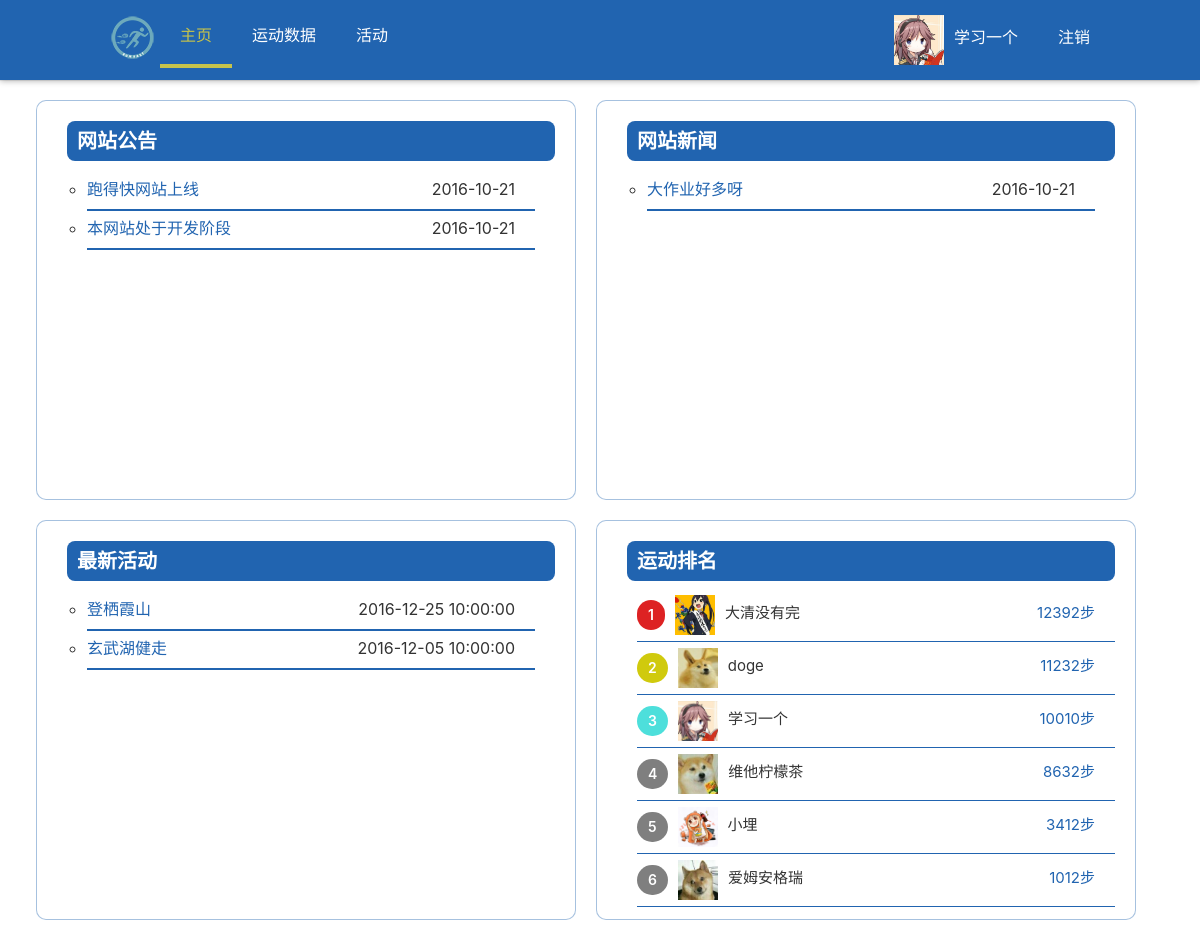
The app's page /index.php (signed in) with its own data.
### tables this page shows
CREATE TABLE user (
   id integer primary key autoincrement,
   username char(20) not null unique,
   password char(50) not null,
   face varchar(200) not null,
   description text,
   level int not null,
   experience int not null,
   gender char(5),
   location char(50),
   birthday date,
   isManager boolean not null
);

### view/utilityView/bannerView.php (called while the page is built, shortened)
<?php
class BannerView extends View {
    private static $banner;
    private $selected;
    private $face;
    private $name;
    private $id;
    private function __construct()
    {
        $this->id = $_SESSION["id"];
        $this->name = $_SESSION["name"];
        $this->face = $_SESSION["face"];
    }
    static function getBanner(){
        if (is_null(BannerView::$banner)){
            BannerView::$banner = new BannerView();
        }
        return BannerView::$banner;
    }
    public function getSelected(){
        return $this->selected;
    }
    public function getFace()
    {
        return $this->face;
    }
    public function getName()
    {
        return $this->name;
    }
    public function getId()
    {
        return $this->id;
    }
    public function setSelected(string $selected)
    {
        $this->selected = $selected;
    }
}

### dataAccess/dataAccess.php (called while the page is built, shortened)
<?php
class DataAccess {
    private $sqlite;
    private function __construct(){
        $this->sqlite = new SQLite3(dirname(__FILE__)."/../runfast.db");
    }
    function executeSelect($sql){
        $result = $this->sqlite->query($sql);
        return $result;
    }
}

### model/indexModel/indexModel.php (called while the page is built, shortened)
<?php
class IndexModel extends Model {
    function initialize(){
        $xml = new DOMDocument();
        $xml->load(dirname(__FILE__)."/../../data/index.xml");
        $result = $this->getNews();
        for ($i=0;$row = $result->fetchArray(SQLITE3_ASSOC);$i++){
            $xml->getElementsByTagName("newsList")[0]->appendChild($xml->createElement("news",""));
            $xml->getElementsByTagName("news")[$i]->appendChild($xml->createElement("title",$row["title"]));
            $xml->getElementsByTagName("news")[$i]->appendChild($xml->createElement("time",$row["time"]));
        }
        $result = $this->getAnnouncements();
        for ($i=0;$row = $result->fetchArray(SQLITE3_ASSOC);$i++){
            $xml->getElementsByTagName("announcementList")[0]->appendChild($xml->createElement("announcement",""));
            $xml->getElementsByTagName("announcement")[$i]->appendChild($xml->createElement("title",$row["title"]));
            $xml->getElementsByTagName("announcement")[$i]->appendChild($xml->createElement("time",$row["time"]));
        }
        $result = $this->getActivities();
        for ($i=0;$row = $result->fetchArray(SQLITE3_ASSOC);$i++){
            $xml->getElementsByTagName("activityList")[0]->appendChild($xml->createElement("activity",""));
            $xml->getElementsByTagName("activity")[$i]->appendChild($xml->createElement("id",$row["id"]));
            $xml->getElementsByTagName("activity")[$i]->appendChild($xml->createElement("title",$row["name"]));
            $xml->getElementsByTagName("activity")[$i]->appendChild($xml->createElement("time",$row["startDate"]));
        }
        $result = $this->getRank();
        for ($i=0;$row = $result->fetchArray(SQLITE3_ASSOC);$i++){
            $xml->getElementsByTagName("rank")[0]->appendChild($xml->createElement("person",""));
            $xml->getElementsByTagName("person")[$i]->appendChild($xml->createElement("face",$row["face"]));
            $xml->getElementsByTagName("person")[$i]->appendChild($xml->createElement("userId",$row["id"]));
            $xml->getElementsByTagName("person")[$i]->appendChild($xml->createElement("username",$row["username"]));
            $xml->getElementsByTagName("person")[$i]->appendChild($xml->createElement("num",$row["data"]));
        }
        return simplexml_import_dom($xml);
    }
    private function getNews(){
        return $result = $this->dataAccess->executeSelect("SELECT * FROM `index` WHERE type='news' ORDER BY time DESC LIMIT 5");
    }
    private function getAnnouncements(){
        return $result = $this->dataAccess->executeSelect("SELECT * FROM `index` WHERE type='announcement' ORDER BY time DESC LIMIT 5");
    }
    private function getActivities(){
        return $result = $this->dataAccess->executeSelect("SELECT * FROM activity ORDER BY startDate DESC LIMIT 5");
    }
    private function getRank(){
        return $result = $this->dataAccess->executeSelect("SELECT DISTINCT id,username,face,data FROM user,exercise WHERE id=userId AND
          type='walkNum' AND date='".date("Y-m-d").
            "' ORDER BY data DESC LIMIT 6");
    }
}

### controller/indexController/indexController.php (called while the page is built, shortened)
<?php
require_once (dirname(__FILE__)."/../../model/indexModel/indexModel.php");
class IndexController extends Controller {
    function __construct(){
        $this->model = new IndexModel();
    }
    function initialize(){
        return $this->model->initialize();
    }
}

### view/indexView/indexView.php (called while the page is built, shortened)
<?php
class IndexView extends View {
    private $news;
    private $announcements;
    private $activities;
    private $rank;
    public function getActivities()
    {
        return $this->activities;
    }
    public function getAnnouncements()
    {
        return $this->announcements;
    }
    public function getNews()
    {
        return $this->news;
    }
    public function getRank()
    {
        return $this->rank;
    }
    public function setActivities($activities)
    {
        $this->activities = $activities;
    }
    public function setAnnouncements($announcements)
    {
        $this->announcements = $announcements;
    }
    public function setNews($news)
    {
        $this->news = $news;
    }
    public function setRank($rank)
    {
        $this->rank = $rank;
    }
}

### view/utilityView/banner.php (the view, shortened to what this page needs)
<?php
require_once ("bannerView.php");
$bannerView = BannerView::getBanner();
?>
<!DOCTYPE html>
<html lang="en">
<body>
<link rel="stylesheet" type="text/css" href="/../../assets/css/common.css">
<header class="header" role="banner">
    <div class="container">
        <img class="head-logo" src="/../../image/run_icon-50x50.png">
        <div class="head-menu">
            <nav class="head-nav">
                <a class="nav-item <?php if($bannerView->getSelected() == "index.php"){echo "nav-selected";}  ?>" href="/index.php">主页</a>
                <a class="nav-item <?php if($bannerView->getSelected() == "exercise.php"){echo "nav-selected";}  ?>" href="/exercise.php">运动数据</a>
                <a class="nav-item <?php if($bannerView->getSelected() == "activity.php"){echo "nav-selected";}  ?>" href="/activity.php">活动</a>
            </nav>
            <div  class="personal-info-header">
                <div class="common-column">
                    <a href="/personal.php/personal/<?php echo $bannerView->getId() ?>">
                        <div class="info-btn">
                            <img class="face-img" src="<?php echo $bannerView->getFace()?>" alt="<?php echo $bannerView->getName()?>" width="50px" height="50px">
                            <p class="column"><?php echo $bannerView->getName()?></p>
                        </div>
                    </a>
                </div>
                <a class="common-column logout" href="/index.php/logout">注销</a>
            </div>
        </div>
    </div>
</header>
</html>

### index.php (shortened to what this page needs)
<?php
require_once (dirname(__FILE__)."/view/indexView/indexView.php");
$view = new IndexView();
require_once (dirname(__FILE__)."/controller/indexController/indexController.php");
$controller = new IndexController();
$result = $controller->initialize();
$newsList = $result->newsList;
$newsStr = "";
foreach ($newsList->children() as $child){
    $itemHtml = new DOMDocument();
    $itemHtml->loadHTMLFile(dirname(__FILE__)."/view/indexView/index-info.html");
    $itemHtml->getElementsByTagName("a")[0]->appendChild($itemHtml->createTextNode($child->title[0]));
    $itemHtml->getElementsByTagName("div")[0]->appendChild($itemHtml->createTextNode($child->time[0]));
    $newsStr.= $itemHtml->saveHTML();
}
$view->setNews($newsStr);
$announcementList = $result->announcementList;
$announcementStr = "";
foreach ($announcementList->children() as $child){
    $itemHtml = new DOMDocument();
    $itemHtml->loadHTMLFile(dirname(__FILE__)."/view/indexView/index-info.html");
    $itemHtml->getElementsByTagName("a")[0]->appendChild($itemHtml->createTextNode($child->title[0]));
    $itemHtml->getElementsByTagName("div")[0]->appendChild($itemHtml->createTextNode($child->time[0]));
    $announcementStr.= $itemHtml->saveHTML();
}
$view->setAnnouncements($announcementStr);
$activityList = $result->activityList;
$activityStr = "";
foreach ($activityList->children() as $child){
    $itemHtml = new DOMDocument();
    $itemHtml->loadHTMLFile(dirname(__FILE__)."/view/indexView/activity-info.html");
    $itemHtml->getElementsByTagName("a")[0]->setAttribute("href","/activity.php/activity/".$child->id[0]);
    $itemHtml->getElementsByTagName("a")[0]->appendChild($itemHtml->createTextNode($child->title[0]));
    $itemHtml->getElementsByTagName("div")[0]->appendChild($itemHtml->createTextNode($child->time[0]));
    $activityStr.= $itemHtml->saveHTML();
}
$view->setActivities($activityStr);
$rank = $result->rank;
$rankStr = "";
$i = 1;
foreach ($rank->children() as $child){
    $itemHtml = new DOMDocument();
    $itemHtml->loadHTMLFile(dirname(__FILE__)."/view/indexView/rank-info.html");
    $itemHtml->getElementsByTagName("a")[0]->setAttribute("href","/personal.php/person/".$child->userId[0]);
    $itemHtml->getElementsByTagName("img")[0]->setAttribute("src",$child->face[0]);
    $itemHtml->getElementsByTagName("img")[0]->setAttribute("alt",$child->username[0]);
    $itemHtml->getElementsByTagName("div")[0]->appendChild($itemHtml->createTextNode($i));
    switch ($i){
        case 1:
            $itemHtml->getElementsByTagName("div")[0]->setAttribute("class","rank-num rank-first common-column");
            break;
        case 2:
            $itemHtml->getElementsByTagName("div")[0]->setAttribute("class","rank-num rank-second common-column");
            break;
        case 3:
            $itemHtml->getElementsByTagName("div")[0]->setAttribute("class","rank-num rank-third common-column");
            break;
        default:
            $itemHtml->getElementsByTagName("div")[0]->setAttribute("class","rank-num common-column");
            break;
    }
    $itemHtml->getElementsByTagName("div")[1]->appendChild($itemHtml->createTextNode($child->username[0]));
    $itemHtml->getElementsByTagName("div")[2]->appendChild($itemHtml->createTextNode($child->num[0]."步"));
    $i++;
    $rankStr.= $itemHtml->saveHTML();
}
$view->setRank($rankStr);
?>
<!DOCTYPE html>
<html lang="zh-cn">
<head>
    <link rel="stylesheet" type="text/css" href="/assets/css/common.css">
    <link rel="stylesheet" type="text/css" href="/assets/css/index.css">
</head>
<body>
<?php include dirname(__FILE__)."/view/utilityView/banner.php" ?>
<div role="main">
    <div class="common-columns index-row">
        <div class="announcement common-column content content-first index-item item-left">
            <div class="title">网站公告</div>
            <ul class="news-ul">
                <?php echo $view->getAnnouncements()?>
            </ul>
        </div>
        <div class="news common-column content content-first index-item">
            <div class="title">网站新闻</div>
            <ul class="news-ul">
                <?php echo $view->getNews()?>
            </ul>
        </div>
    </div>
    <div class="common-columns index-row">
        <div class="activity common-column content index-item item-left">
            <div class="title">最新活动</div>
            <ul class="news-ul">
                <?php echo $view->getActivities()?>
            </ul>
        </div>
        <div class="rank common-column content index-item">
            <div class="title">运动排名</div>
            <ul class="rank-ul">
                <?php echo $view->getRank()?>
            </ul>
        </div>
    </div>
</div>
</body>
</html>

### assets/css/common.css (style rules this page uses)
* { box-sizing: border-box; }
body { line-height: 1.5; overflow-wrap: break-word; background-color: #fff; -webkit-background-size: 100%; background-repeat: no-repeat; background-size: cover; color: #333; font-family: -apple-system,BlinkMacSystemFont,"Segoe UI",Helvetica,Arial,sans-serif,"Apple Color Emoji","Segoe UI Emoji","Segoe UI Symbol"; font-size: 14px; margin: 0; }
nav { display: block; }
a { text-decoration: none; background-color: transparent; color: #333; }
.common-columns::before { content: ""; display: table; }
.common-columns::after { content: ""; clear: both; display: table; }
.common-column { float: left; }
.column { float: left; padding-left: 10px; padding-right: 10px; }
.logout { padding-left: 30px; padding-top: 10px; color: #fff; }
.container { position: relative; padding-left: 20px; padding-right: 20px; margin-left: auto; margin-right: auto; max-width: 1020px; }
.content { border: 1px solid rgba(33, 100, 176, 0.4); border-radius: 10px; padding-top: 20px; padding-bottom: 20px; float: left; background-color: white; }
.content-first { margin-top: 20px; }
.header::before { content: ""; display: table; }
.header::after { clear: both; content: ""; display: table; }
.header { background-clip: padding-box; background-color: #2164b0; border-bottom: 1px solid rgba(0, 0, 0, 0.075); box-shadow: 0 0 6px rgba(0, 0, 0, 0.3); margin-bottom: -1px; padding-bottom: 15px; padding-top: 15px; position: relative; z-index: 3; }
.head-menu { display: block; padding-top: 0; position: relative; }
.head-nav { float: left; margin-bottom: 0; margin-left: 5px; }
.head-nav .nav-item { color: #fff; border-top: 0 none; float: left; font-size: 16px; padding-left: 20px; padding-right: 20px; position: relative; display: block; line-height: 20px; padding-bottom: 8px; padding-top: 10px; }
.head-nav .nav-selected::after { background-color: #c6c34b; }
.head-nav .nav-selected { color: #c6c34b; }
.head-nav .nav-item::after { bottom: -15px; content: ""; height: 4px; left: 0; position: absolute; width: 100%; }
.head-logo { color: #333; margin-left: 0; margin-right: 0; float: left; white-space: nowrap; }
.personal-info-header { float: right; font-size: 16px; }
.face-img { float: left; width: 50px; height: 50px; }
.info-btn p { margin-top: 0; margin-bottom: 0; padding-top: 10px; color: #fff; }
.list-face-img { width: 40px; height: 40px; }
.link-btn { color: #2164b0; }
.element-right { float: right; margin-right: 20px; }

### assets/css/index.css (style rules this page uses)
.index-item .news-ul { font-size: 16px; padding-left: 20px; }
.index-item .news-ul li::after { content: ""; clear: both; display: table; }
.index-item .news-ul li { list-style-type: circle; position: relative; margin-right: 40px; margin-top: 15px; }
.index-item .news-ul li::after { bottom: -10px; content: ""; height: 2px; left: 0; position: absolute; width: 100%; background-color: #2164b0; }
.index-row { margin-bottom: 20px; }
.index-item { width: 45%; margin-right: 20px; padding-left: 30px; height: 400px; }
.item-left { margin-left: 3%; }
.index-item .title { font-size: 20px; font-weight: 600; border-radius: 8px; background-color: #2164b0; color: white; margin-right: 20px; padding-left: 10px; padding-top: 5px; padding-bottom: 5px; }
.news-time { float: right; color: #333; margin-right: 20px; }
.rank-ul { padding-left: 10px; }
.rank-ul li { list-style-type: none; margin-bottom: 6px; padding-bottom: 6px; border-bottom: 1px solid #2164b0; margin-right: 20px; }
.rank-num { margin-top: 5px; font-weight: 600; color: #fff; background-color: rgba(0,0,0,0.5); padding: 4px 11px 5px 11px; margin-right: 10px; border-radius: 15px; }
.rank-first { background-color: #dd2223; }
.rank-second { background-color: #d0ca0d; }
.rank-third { background-color: #4ddfdb; }
.rank-face { margin-right: 10px; }
.rank-name { font-size: 15px; margin-top: 7px; }
.rank-data { font-size: 15px; margin-top: 7px; color: #2164b0; }

### records on screen
user: face (picture), username "学习一个"

### other values on screen
$view->getAnnouncements() "跑得快网站上线 2016-10-21 本网站处于开发阶段 2016-10-21"
$view->getNews() "大作业好多呀 2016-10-21"
$view->getActivities() "登栖霞山 2016-12-25 10:00:00 玄武湖健走 2016-12-05 10:00:00"
$view->getRank() "1 大清没有完 12392步 2 doge 11232步 3 学习一个 10010步 4 维他柠檬茶 8632步 5 小埋 3412步 6 爱姆安格瑞 1012步"
